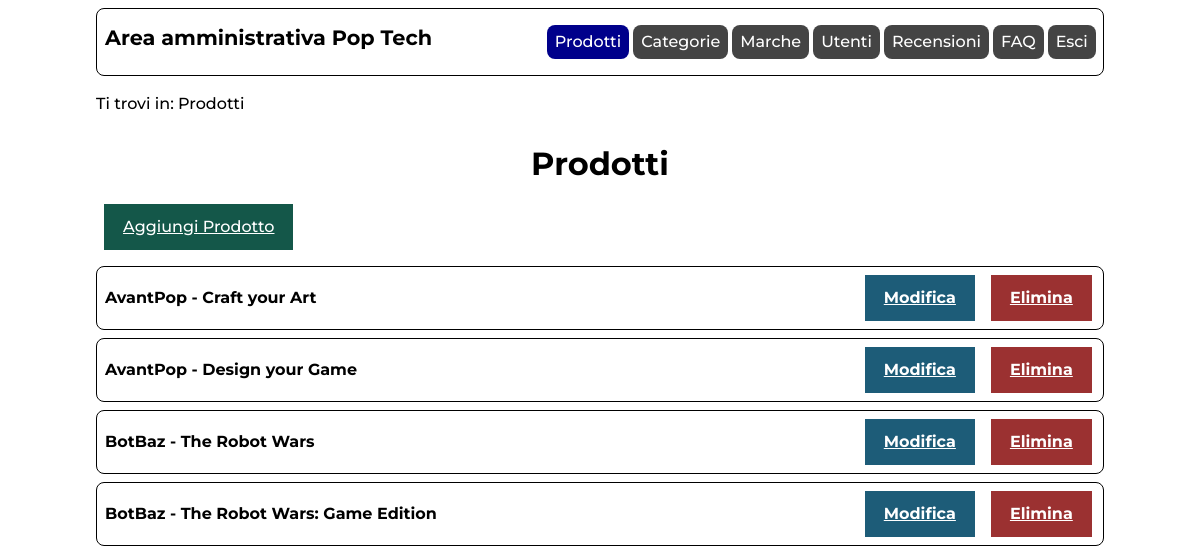
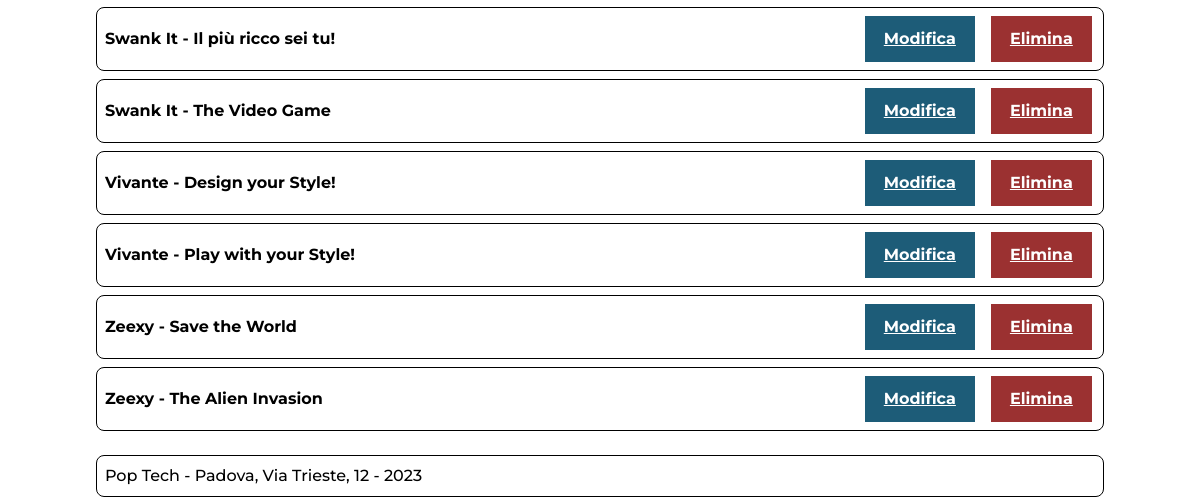
The app's page /admin/index.php (signed in), older data (2 pictures, top to bottom).
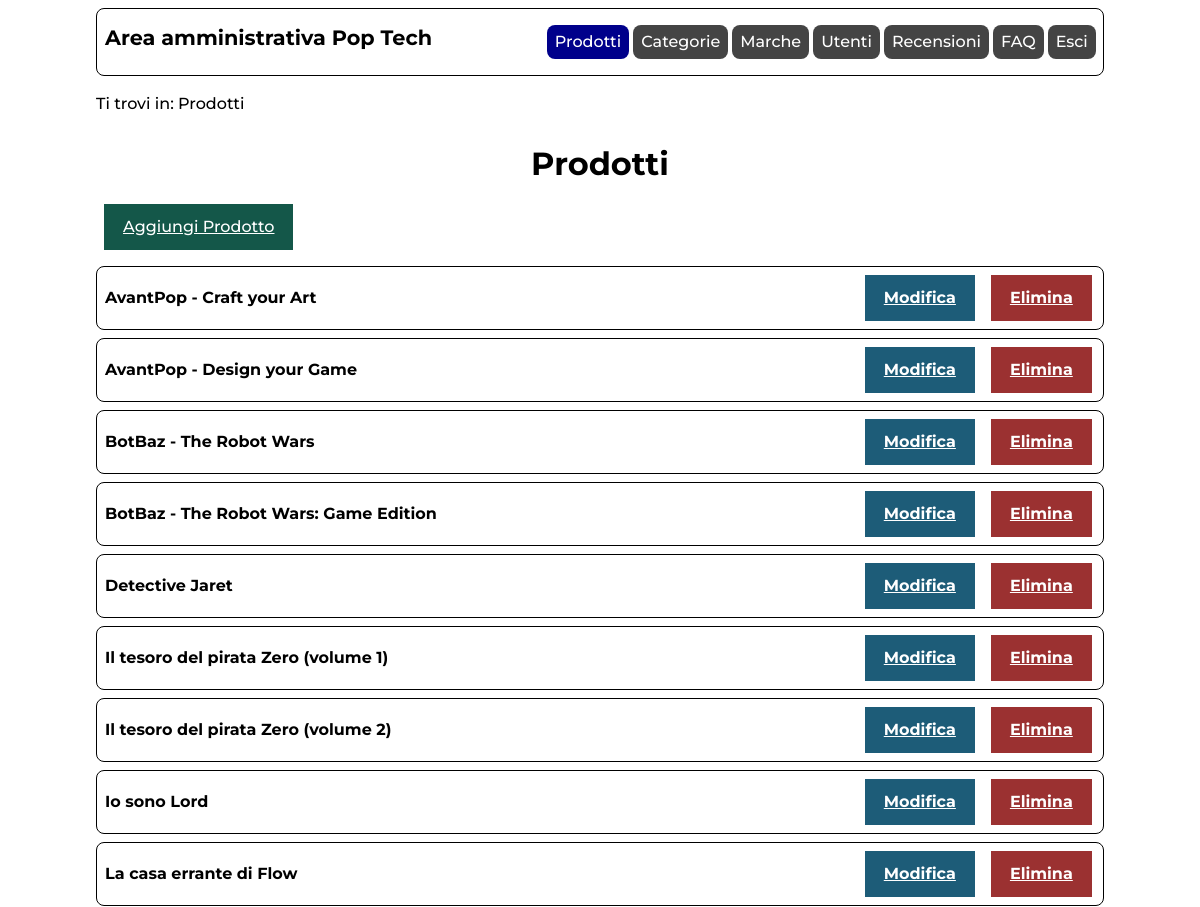
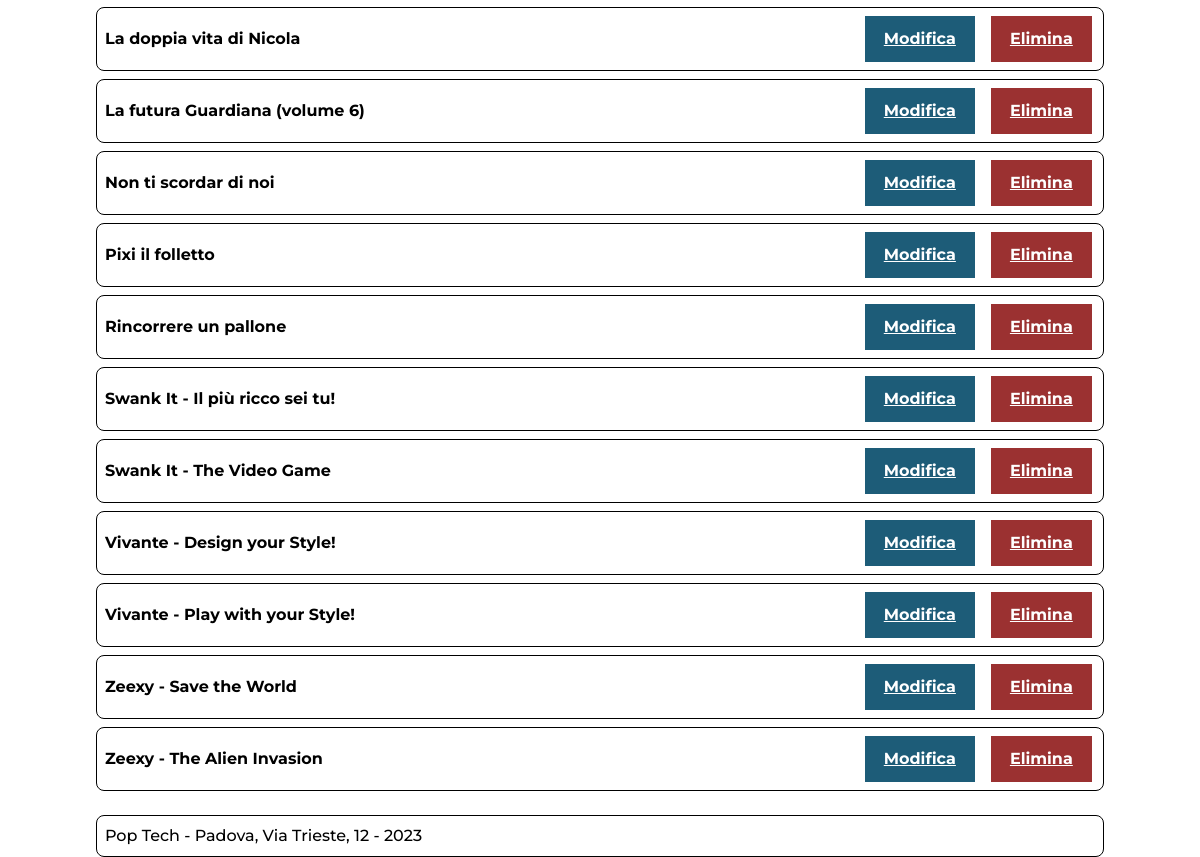
The same page, newer data (2 pictures, top to bottom).
### tables this page shows
CREATE TABLE `prodotto` (
  `ID` int(10) UNSIGNED NOT NULL,
  `nome` varchar(400) NOT NULL,
  `immagine` varchar(300) NOT NULL,
  `keywords` varchar(500) DEFAULT NULL,
  `descrizione` text NOT NULL,
  `origine` varchar(100) NOT NULL,
  `marca` int(10) UNSIGNED NOT NULL,
  `modello` varchar(100) NOT NULL,
  `dimensione` varchar(200) DEFAULT NULL,
  `peso` varchar(100) DEFAULT NULL,
  `categoria` int(10) UNSIGNED NOT NULL,
  `prezzo` decimal(5,2) UNSIGNED NOT NULL
);

### includes/connection.php (called while the page is built, shortened)
<?php
class DBAccess{
    private $connection;
    public function open_connection(){
        $this->connection = mysqli_connect(DBAccess::HOST_DB, DBAccess::USERNAME, DBAccess::PASSWORD, DBAccess::DATABASE_NAME);
        if(mysqli_connect_errno()) {
            echo "Errore di connessione al database: " . mysqli_connect_error();
            return false;
        }
        else{
            return true;
        }
    }
    public function exec_select_query($query){
        $res = mysqli_query($this->connection, $query) or die("Errore DB: ".mysqli_error($this->connection));
        if(mysqli_num_rows($res)==0){
            return array();
        }else{
            $resArray = array();
            while($row = mysqli_fetch_assoc($res)){
                array_push($resArray,$row);
            }
            return $resArray;
        }
    }
}
?>

### admin/index.php (the view, shortened to what this page needs)
<?php
    require_once "../includes/connection.php";
    require_once "../includes/utilities.php";
    $template = file_get_contents('layouts/layout.html');
    $pageID = 'prodotti';
    $title = "Pop Tech";
    $breadcrumbs = '<p>Ti trovi in: Prodotti</p>';
    if(!isLoggedIn(true)){
        $content = getAdminLoggedOutError();
    }else{
        $content = "<h1>Prodotti</h1>";
        $content .= '<a href="prodotto.php" class="btn btn-green">Aggiungi Prodotto</a>';
        $connection = new DBAccess();
        if($connection->open_connection()){
            $products = $connection->exec_select_query('SELECT id, nome FROM prodotto ORDER BY nome;');
            foreach($products as $product){
                $content .= '<div class="listItem">';
                    $content .= '<span>'.parse_lang($product['nome']).'</span>';
                    $content .= '<span><a href="prodotto.php?id='.$product['id'].'" class="btn btn-info" title="Modifica '.parse_lang($product['nome'],true).'">Modifica</a>';
                    $content .= '<a href="delete.php?id='.$product['id'].'&type=prodotto" class="btn btn-danger" title="Elimina '.parse_lang($product['nome'],true).'">Elimina</a></span>';
                $content .= '</div>';
            }
        }else{
            $content .= getDBConnectionError(true);
        }
    }
    $menu = get_admin_menu();
    $template = str_replace('{{menu}}',$menu,$template);
    $template = str_replace('{{onload}}','',$template);
    $template = str_replace('{{pageID}}',$pageID,$template);
    $template = str_replace('{{title}}',$title,$template);
    $template = str_replace('{{breadcrumbs}}',$breadcrumbs,$template);
    $template = str_replace('{{content}}',$content,$template);
    echo $template;
?>

### includes/utilities.php (shortened to what this page needs)
<?php
require_once('connection.php');
function parse_lang(String $string, bool $delete=false){
    if($delete){
        $replaceStart = '';
        $replaceEnd = '';
    }else{
        $replaceStart = '<span lang="${2}">';
        $replaceEnd = '</span>';
    }
    $string = preg_replace('/\[\/.{2}\]/', $replaceEnd, $string);
    $string = preg_replace('/(\[)([a-z]{2})(\])/', $replaceStart, $string);
    return $string;
}
function get_admin_menu(){
    $menu = '<ul>';
    $links = ["index.php","categorie.php","marche.php","utenti.php","recensioni.php","faqs.php"];
    $names = ["Prodotti","Categorie","Marche","Utenti","Recensioni","FAQ"];
    $langs = ["","","","","","en"];
    $nLinks = count($links);
    $strToRemove = ROOT_FOLDER."admin/";
    $currentPage = str_replace($strToRemove,"",$_SERVER['REQUEST_URI']);
    for($i=0;$i<$nLinks;$i++){
        if($currentPage==$links[$i] || ($currentPage=='' && $links[$i]=='index.php') ){
            $menu .= '<li id="currentLink" '.(($langs[$i])?'lang="'.$langs[$i].'"':'').'>'.$names[$i].'</li>';
        }else{
            $menu .= '<li><a href="'.$links[$i].'" '.(($langs[$i])?'lang="'.$langs[$i].'"':'').'>'.$names[$i].'</a></li>';
        }
    }
    if(isLoggedIn(true)){
        $menu .= '<li><a href="logout.php" class="button">Esci</a></li>';
    }else{
        $menu = '<ul><li><a href="login.php" class="button">Accedi</a></li>';
    }
    $menu .= '</ul>';
    return $menu;
}
function isLoggedIn(bool $isAdmin=false){
    if(isset($_SESSION['user'])){
        $connection = new DBAccess();
        if($connection->open_connection()){
            $id = $_SESSION['user'];
            $users = $connection->exec_select_query("SELECT id,admin FROM utente WHERE id=$id");
            if(count($users)>0){
                $user = $users[0];
                if($isAdmin){
                    return $user['admin']==1;
                }else{
                    return true;
                }
            }else{
                return false;
            }
        }else{
            return false;
        }
    }else{
        return false;
    }
}
?>

Row changes from the older to the newer data that the page shows:
added prodotto: nome "Detective Jaret"
added prodotto: nome "Il tesoro del pirata Zero (volume 1)"
added prodotto: nome "Il tesoro del pirata Zero (volume 2)"
added prodotto: nome "Io sono Lord"
added prodotto: nome "La casa errante di Flow"
added prodotto: nome "La doppia vita di Nicola"
added prodotto: nome "La futura Guardiana (volume 6)"
added prodotto: nome "Non ti scordar di noi"
added prodotto: nome "Pixi il folletto"
added prodotto: nome "Rincorrere un pallone"
